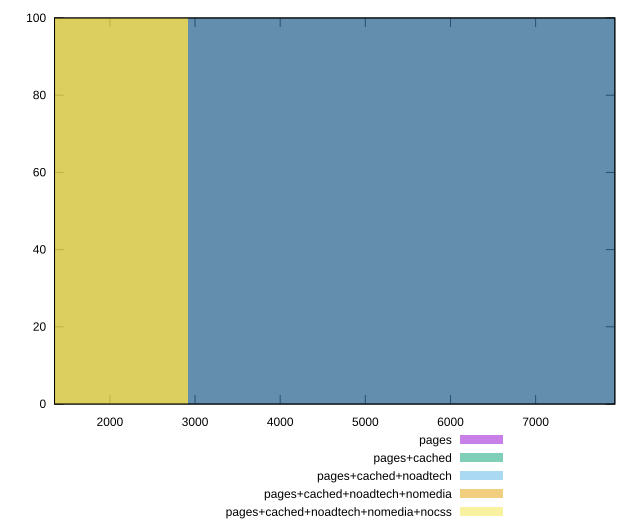

Generate this figure with gnuplot:
reset

$pages <<EOF
5824.210433980364 100
EOF

$pagesCached <<EOF
5824.210433980364 100
EOF

$pagesCachedNoadtech <<EOF
0 100
EOF

$pagesCachedNoadtechNomedia <<EOF
0 100
EOF

$pagesCachedNoadtechNomediaNocss <<EOF
0 100
EOF

set key outside below
set boxwidth 5824.210433980364
set xrange [1350:7930]
set yrange [0:100]
set trange [0:100]
set style fill transparent solid 0.5 noborder
set terminal svg size 640, 530 enhanced background rgb 'white'
set output "report_00019_2021-02-10T18-14-37.922Z//uses-text-compression/comparison/histogram/all_raw.svg"

plot $pages title "pages" with boxes, \
     $pagesCached title "pages+cached" with boxes, \
     $pagesCachedNoadtech title "pages+cached+noadtech" with boxes, \
     $pagesCachedNoadtechNomedia title "pages+cached+noadtech+nomedia" with boxes, \
     $pagesCachedNoadtechNomediaNocss title "pages+cached+noadtech+nomedia+nocss" with boxes

reset
